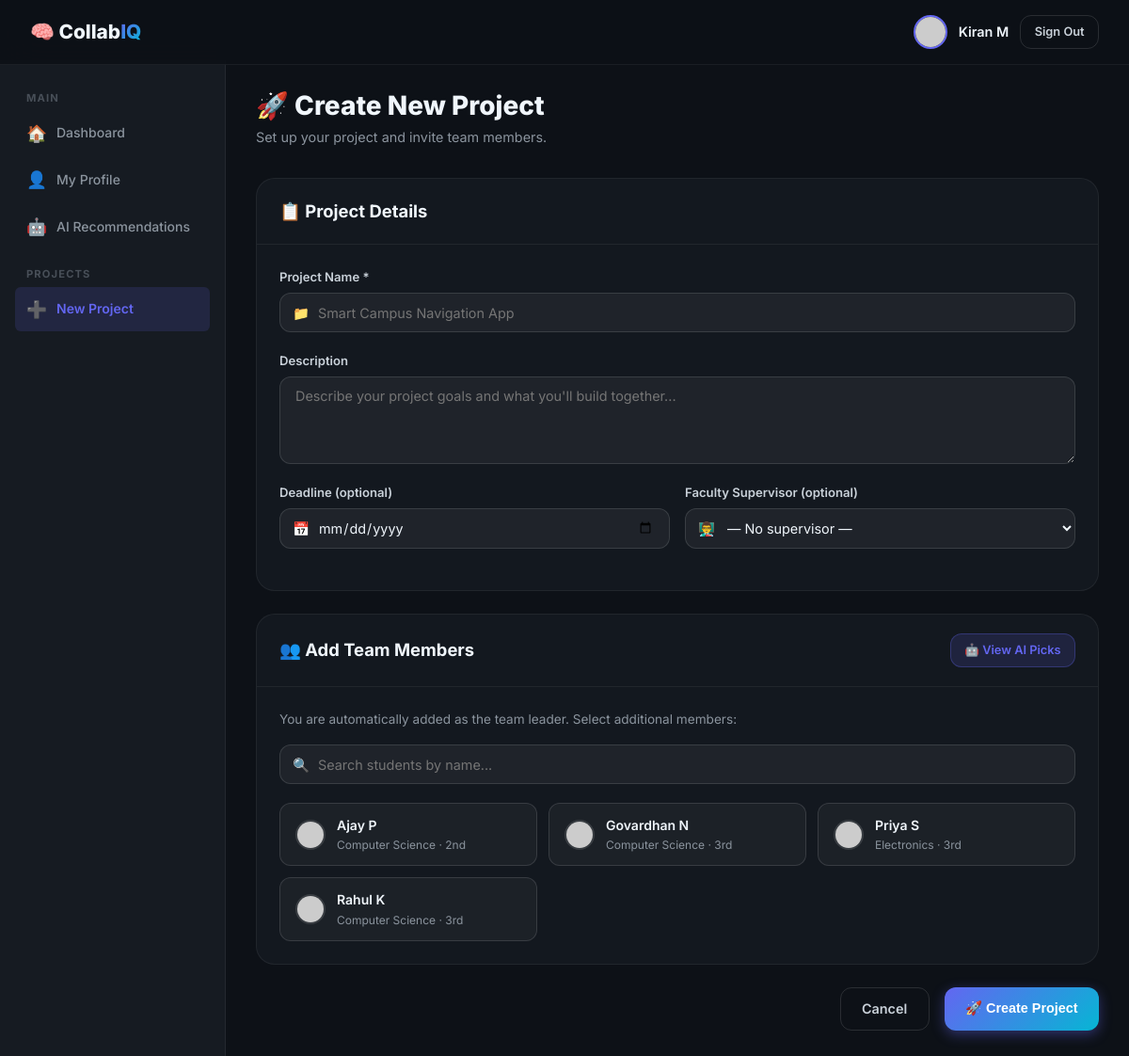
/project/create.php (signed in), run on the app's committed database.
### tables this page shows
CREATE TABLE IF NOT EXISTS students (
    id INT AUTO_INCREMENT PRIMARY KEY,
    name VARCHAR(150) NOT NULL,
    email VARCHAR(150) UNIQUE NOT NULL,
    password VARCHAR(255) NOT NULL,
    department VARCHAR(100),
    year ENUM('1st','2nd','3rd','4th') DEFAULT '1st',
    bio TEXT,
    github_url VARCHAR(255),
    linkedin_url VARCHAR(255),
    created_at TIMESTAMP DEFAULT CURRENT_TIMESTAMP
);

### config/db.php (called while the page is built, shortened)
<?php
function currentStudent(): array {
    $s = $_SESSION['student'] ?? [];
    return is_array($s) ? $s : [];
}
function sanitize(string $input): string {
    return htmlspecialchars(trim($input), ENT_QUOTES, 'UTF-8');
}
function generateAvatar(string $name): string {
    $initials = strtoupper(implode('', array_map(fn($w) => $w[0], explode(' ', trim($name)))));
    $colors    = ['6366f1','06b6d4','f59e0b','10b981','ef4444','8b5cf6','ec4899'];
    $color     = $colors[abs(crc32($name)) % count($colors)];
    return "https://ui-avatars.com/api/?name=" . urlencode($name)
         . "&background={$color}&color=fff&size=128&bold=true";
}

### project/create.php (the view, shortened to what this page needs)
<?php
require_once __DIR__ . '/../config/db.php';
$db        = getDB();
$studentId = $_SESSION['student_id'];
$student   = currentStudent();
$preInvite = (int)($_GET['invite'] ?? 0);
$allStudents = $db->prepare("SELECT id, name, department, year FROM students WHERE id != ? ORDER BY name");
$allStudents->execute([$studentId]);
$allStudents = $allStudents->fetchAll();
?>
<!DOCTYPE html>
<html lang="en">
<head>
    <link rel="stylesheet" href="<?= BASE_URL ?>/assets/css/main.css">
    <link rel="stylesheet" href="<?= BASE_URL ?>/assets/css/auth.css">
    <link rel="stylesheet" href="<?= BASE_URL ?>/assets/css/dashboard.css">
</head>
<body>
    <nav class="nav">
        <div class="nav-brand">🧠 Collab<span class="gradient-text">IQ</span></div>
        <div class="nav-user">
            <img src="<?= generateAvatar($student['name']) ?>" class="nav-avatar" alt="">
            <span class="nav-name"><?= sanitize($student['name']) ?></span>
            <a href="<?= BASE_URL ?>/auth/logout.php" class="btn btn-ghost btn-sm">Sign Out</a>
        </div>
    </nav>
    <div class="app-layout">
        <aside class="sidebar">
            <div class="sidebar-section">
                <div class="sidebar-label">Main</div>
                <a href="<?= BASE_URL ?>/student/dashboard.php" class="sidebar-link"><span class="icon">🏠</span> Dashboard</a>
                <a href="<?= BASE_URL ?>/student/profile.php" class="sidebar-link"><span class="icon">👤</span> My Profile</a>
                <a href="<?= BASE_URL ?>/student/recommendations.php" class="sidebar-link"><span class="icon">🤖</span> AI Recommendations</a>
            </div>
            <div class="sidebar-section">
                <div class="sidebar-label">Projects</div>
                <a href="<?= BASE_URL ?>/project/create.php" class="sidebar-link active"><span class="icon">➕</span> New Project</a>
            </div>
        </aside>
        <main class="main-content">
            <div class="page-header">
                <h1>🚀 Create New Project</h1>
                <p>Set up your project and invite team members.</p>
            </div>
            <form method="POST">
                <div class="data-card" style="margin-bottom:1.5rem;">
                    <div class="data-card-header"><h3 class="data-card-title">📋 Project Details</h3></div>
                    <div class="data-card-body">
                        <div class="form-group">
                            <label>Project Name *</label>
                            <div class="input-wrapper">
                                <span class="input-icon">📁</span>
                                <input type="text" name="name" placeholder="Smart Campus Navigation App" required value="<?= sanitize($_POST['name']??'') ?>">
                            </div>
                        </div>
                        <div class="form-group">
                            <label>Description</label>
                            <div class="input-wrapper">
                                <textarea name="description" rows="4" placeholder="Describe your project goals and what you'll build together..."><?= sanitize($_POST['description']??'') ?></textarea>
                            </div>
                        </div>
                        <div class="form-row">
                            <div class="form-group">
                                <label>Deadline (optional)</label>
                                <div class="input-wrapper">
                                    <span class="input-icon">📅</span>
                                    <input type="date" name="deadline" value="<?= sanitize($_POST['deadline']??'') ?>">
                                </div>
                            </div>
                            <div class="form-group">
                                <label>Faculty Supervisor (optional)</label>
                                <div class="input-wrapper">
                                    <span class="input-icon">👨‍🏫</span>
                                    <select name="faculty_id">
                                        <option value="">— No supervisor —</option>
                                    </select>
                                </div>
                            </div>
                        </div>
                    </div>
                </div>
                <div class="data-card" style="margin-bottom:1.5rem;">
                    <div class="data-card-header">
                        <h3 class="data-card-title">👥 Add Team Members</h3>
                        <a href="<?= BASE_URL ?>/student/recommendations.php" class="btn btn-secondary btn-sm">🤖 View AI Picks</a>
                    </div>
                    <div class="data-card-body">
                        <p class="text-sm text-muted" style="margin-bottom:1rem;">You are automatically added as the team leader. Select additional members:</p>
                        <div class="form-group">
                            <div class="input-wrapper">
                                <span class="input-icon">🔍</span>
                                <input type="text" id="member-search" placeholder="Search students by name..." style="padding-left:2.5rem;">
                            </div>
                        </div>
                        <div id="member-list" style="display:grid;grid-template-columns:repeat(auto-fill,minmax(240px,1fr));gap:.75rem;max-height:360px;overflow-y:auto;">
                            <?php foreach ($allStudents as $s):
                                $preChecked = ($preInvite === $s['id']);
                            ?>
                            <label class="member-card <?= $preChecked?'selected':'' ?>" data-name="<?= strtolower($s['name']) ?>">
                                <img src="<?= generateAvatar($s['name']) ?>" class="avatar avatar-sm" alt="">
                                <div>
                                    <div style="font-weight:600;font-size:.875rem;"><?= sanitize($s['name']) ?></div>
                                    <div class="text-xs text-muted"><?= sanitize($s['department']??'') ?> · <?= $s['year'] ?></div>
                                </div>
                            </label>
                            <?php endforeach; ?>
                        </div>
                    </div>
                </div>
                <div style="display:flex;gap:1rem;justify-content:flex-end;">
                    <a href="<?= BASE_URL ?>/student/dashboard.php" class="btn btn-ghost">Cancel</a>
                    <button type="submit" class="btn btn-primary">🚀 Create Project</button>
                </div>
            </form>
        </main>
    </div>
</body>
</html>

### project/create.php (style rules this page uses)
.member-card { display:flex;align-items:center;gap:.75rem; padding:.75rem 1rem; background:rgba(255,255,255,.04); border:1px solid var(--border-default); border-radius:var(--radius-md); cursor:pointer; transition:all .2s; position:relative; }

### data on the page
students: name "Ajay P", department "Computer Science", year "2nd"
students: name "Govardhan N", department "Computer Science", year "3rd"
students: name "Priya S", department "Electronics", year "3rd"
students: name "Rahul K", department "Computer Science", year "3rd"

### other printed values
$student['name'] "Kiran M"
